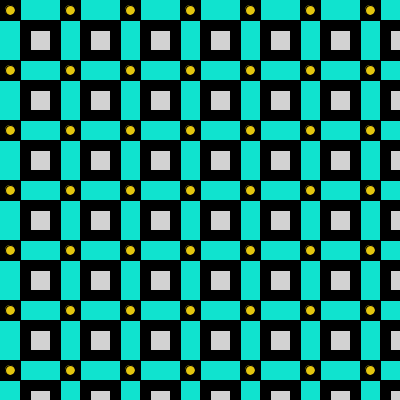
Frame 1 (no input)
Frame 60 (the mouse pressed at the canvas centre just before this capture): identical to frame 1, image omitted
Frame 120 (the mouse held since frame 60 and released just before this capture): identical to frame 1, image omitted

The Processing sketch that drew this single still picture (run headless with seeded random() and noise(); from frame 60 on, the mouse is pressed at the canvas centre):

// Processing sketch: processing_115158
// ── processing_115158.pde

int x;
int y;

void setup ()
{
  size (400,400);
  background(16,227,207);
  noCursor();
   smooth(2);
}

void draw()
{
  background(16,227,207);

for (y=0; y<height; y+=60){  
  for (x=0; x<width; x+=60){
  moni();
  }
}

}

void moni ()
{
  fill(0);
  stroke(0);
  rect(x,y,20,20);
  rect(x+20,y+20,40,40);
  rect(x+60,y+60,20,20);
  fill(210);
  rect(x+30,y+30,20,20);
  fill(227,197,16);
  ellipse(x+10,y+10,10,10);
  ellipse(x+70,y+70,10,10);
  
}
